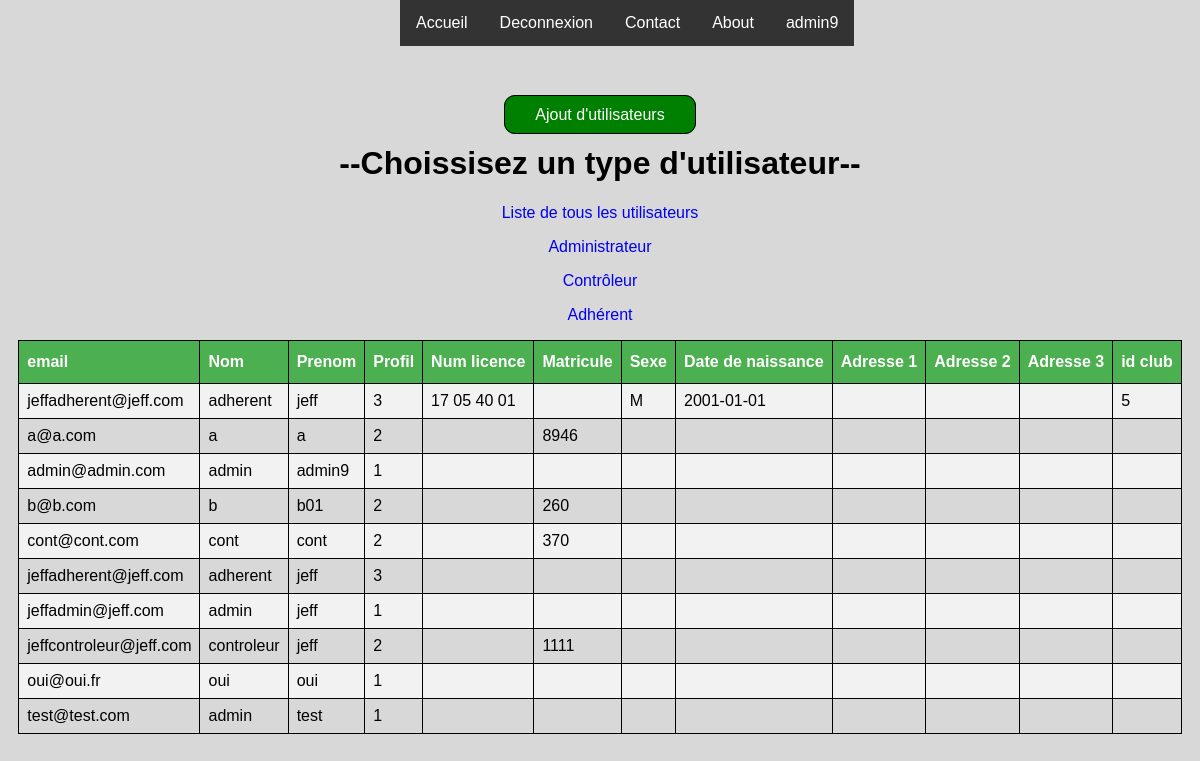
The app's page /gestion/gestion_utilisateur.php (signed in), older data.
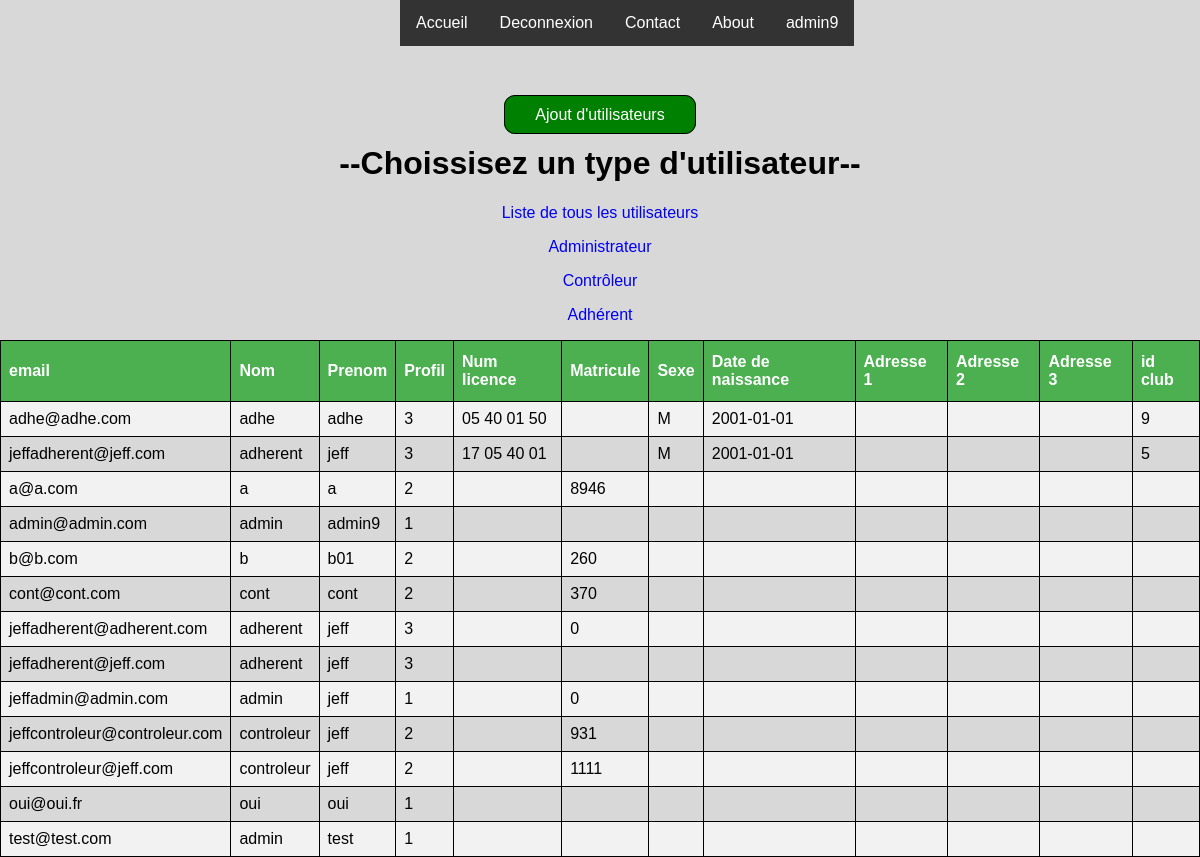
The same page, newer data.
### tables this page shows
CREATE TABLE `adherent` (
  `email_util` varchar(50) NOT NULL,
  `lic_adh` varchar(50) NOT NULL,
  `sexe_adh` varchar(1) NOT NULL,
  `date_naissance_adh` date NOT NULL,
  `adr1_adh` varchar(50) NOT NULL,
  `adr2_adh` varchar(50) NOT NULL,
  `adr3_adh` varchar(50) NOT NULL,
  `id_club` int(11) NOT NULL
);

CREATE TABLE `utilisateur` (
  `email_util` varchar(50) NOT NULL,
  `password_util` varchar(255) NOT NULL,
  `nom_util` varchar(50) NOT NULL,
  `prenom_util` varchar(50) NOT NULL,
  `statut_util` varchar(1) NOT NULL,
  `matricule_cont` varchar(10) NOT NULL,
  `id_type_util` int(11) NOT NULL
);

### DAO/DAO.php (called while the page is built, shortened)
<?php
class DAO {
  function __construct() {
    $dsn = 'mysql:host=' . DB_HOST . ';dbname=' . DB_NAME;
    try {
      $pdo = new PDO($dsn, DB_USER, DB_PASSWORD, array(PDO::MYSQL_ATTR_INIT_COMMAND => "SET NAMES utf8"));
      $pdo->setAttribute(PDO::ATTR_ERRMODE, PDO::ERRMODE_EXCEPTION);
    } catch (PDOException $e) {
      throw new Exception("Erreur lors de la connexion : " . $e->getMessage());
    }
    $this->pdo = $pdo;
  }
}

### DAO/adherentDAO.php (called while the page is built, shortened)
<?php
require_once('DAO.php');
require_once('adherent.php');
Class AdherentDAO extends DAO {
    public function findAll() {
        $sql = "SELECT * FROM adherent,utilisateur WHERE adherent.email_util = utilisateur.email_util";
        try {
            $sth = $this->pdo->prepare($sql);
            $sth->execute();
            $rows = $sth->fetchAll(PDO::FETCH_ASSOC);
        } catch (PDOException $e) {
            throw new Exception("Erreur lors de la requête SQL : " . $e->getMessage());
        }
        $adherents = array();
        foreach ($rows as $row) {
            $adherents[] = new Adherent($row);
        }
        return $adherents;
    }
}

### DAO/adherent.php (called while the page is built, shortened)
<?php
class Adherent {
  	private $email_util;
	private $lic_adh;
	private $sexe_adh;
	private $date_naissance_adh;
	private $id_club;
	private $nom_util;
	private $prenom_util;
	private $id_type_util;
    public function __construct(array $row) {
	$this->email_util = $row['email_util'];
	$this->nom_util = $row['nom_util'];
	$this->prenom_util = $row['prenom_util'];
	$this->id_type_util = $row['id_type_util'];
    $this->lic_adh = $row['lic_adh'];
    $this->sexe_adh = $row['sexe_adh'];
	$this->date_naissance_adh = $row['date_naissance_adh'];
    $this->id_club = $row['id_club'];
		}
		public function get_email_util(){
			return $this->email_util;
		}
		public function get_lic_adh(){
			return $this->lic_adh;
		}
		public function get_sexe_adh(){
			return $this->sexe_adh;
		}
		public function get_date_naissance_adh(){
			return $this->date_naissance_adh;
		}
		public function get_id_club(){
		  return $this->id_club;
		}
		public function get_nom_util(){
			return $this->nom_util;
		}
		public function get_prenom_util(){
			return $this->prenom_util;
		}
		public function get_id_type_util(){
			return $this->id_type_util;
		}
}

### DAO/utilisateurDAO.php (called while the page is built, shortened)
<?php
require_once('DAO.php');
require_once('utilisateur.php');
Class utilisateurDAO extends DAO {
    public function findAll() {
        $sql = "SELECT * FROM utilisateur";
        try {
            $sth = $this->pdo->prepare($sql);
            $sth->execute();
            $rows = $sth->fetchAll(PDO::FETCH_ASSOC);
        } catch (PDOException $e) {
            throw new Exception("Erreur lors de la requête SQL : " . $e->getMessage());
        }
        $utilisateurs = array();
        foreach ($rows as $row) {
            $utilisateurs[] = new utilisateur($row);
        }
        return $utilisateurs;
    }
}

### DAO/utilisateur.php (called while the page is built, shortened)
<?php
class utilisateur {
    private $email_util;
    private $nom_util;
    private $prenom_util;
		private $id_type_util;
		private $statut_util;
		private $matricule_cont;
    public function __construct(array $row) {
        $this->email_util = $row['email_util'];
        $this->nom_util = $row['nom_util'];
        $this->prenom_util = $row['prenom_util'];
				$this->id_type_util = $row['id_type_util'];
				$this->statut_util = $row['statut_util'];
				$this->matricule_cont = $row['matricule_cont'];
    }
    public function get_email_util(){
		return $this->email_util;
	}
	public function get_nom_util(){
		return $this->nom_util;
	}
	public function get_prenom_util(){
		return $this->prenom_util;
	}
	public function get_id_type_util(){
		return $this->id_type_util;
	}
		public function get_statut_util()
		{
				return $this->statut_util;
		}
		public function get_matricule_cont()
		{
				return $this->matricule_cont;
		}
}

### gestion/gestion_utilisateur.php (the view, shortened to what this page needs)
<?php
if($_SESSION['id_type_util'] == 1){
?>
<!DOCTYPE html>
<html lang="fr">
<head>
  <link rel="stylesheet" href="../css/styles.css" type="text/css" />
</head>
<body>
<div class="menu">
    <ul>
    <li><a  href="index">Accueil</a></li>
    <?php if(!isset($_SESSION['email_util'])) { ?>
    <li><a class="active" href="../connexion">Connexion</a></li>
    <?php }else{ ?>
    <li><a href="../deconnexion">Deconnexion</a></li>
    <?php } ?>
    <li><a href="../#contact">Contact</a></li>
    <li><a  href="../#about">About</a></li>
    <?php if(isset($_SESSION['email_util'])) { ?>
    <li><a href="../profil?mail=<?php echo $_SESSION['email_util'] ?>"><?php echo $_SESSION['prenom_util']; ?></a></li>
    <?php } ?>
    </ul>
    </div>
<?php
$dao = new utilisateurDAO();
$utilisateurs = $dao->findAll();
$dao2 = new adherentDAO();
$adherents = $dao2->findAll();
$choixutil = isset($_GET['choixutil']) ? $_GET['choixutil']: null ;
?>
<br><br><br><br><br>
<center>
<p><a class='lien' href="../ajouter">Ajout d'utilisateurs</a></p>
<h1>--Choissisez un type d'utilisateur--</h1>
<p><a href="gestion_utilisateur.php">Liste de tous les utilisateurs</a></p>
<p><a href="gestion_utilisateur.php?choixutil=1">Administrateur</a></p>
<p><a href="gestion_utilisateur.php?choixutil=2">Contrôleur</a></p>
<p><a href="gestion_utilisateur.php?choixutil=3">Adhérent</a></p>
<?php
if ($choixutil === '1') { ?>
  <table>
  <tr><th>email</th><th>Nom</th><th>Prenom</th><th>Profil</th><th>Modifier</th><th>Supprimer</th></tr>
  <?php
    foreach ($utilisateurs as $utilisateur) {
      if($utilisateur->get_statut_util() == 0){
        if($utilisateur->get_matricule_cont() == 0){
          if($utilisateur->get_id_type_util() == 1){
          echo "<tr>";
          echo "<td>".$utilisateur->get_email_util()."</td>";
          echo "<td>".$utilisateur->get_nom_util()."</td>";
          echo "<td>".$utilisateur->get_prenom_util()."</td>";
          echo "<td>".$utilisateur->get_id_type_util()."</td>";
          echo "<td><a href='modification_utilisateur?email=".$utilisateur->get_email_util()."'>modifier</a></td>";
          echo "<td><a href='désactiver_utilisateur.php?email_util=".$utilisateur->get_email_util()."'>Supprimer</td>";
          echo "</tr>";
          }
        }
      }
  }
    } else { ?>
    <table>
    <tr><th>email</th><th>Nom</th><th>Prenom</th><th>Profil</th><th>Num licence</th><th>Matricule</th><th>Sexe</th><th>Date de naissance</th><th>Adresse 1</th><th>Adresse 2</th>
    <th>Adresse 3</th><th>id club</th></tr>
    <?php
      foreach ($adherents as $adherent) {
          echo "<tr>";
          echo "<td>".$adherent->get_email_util()."</td>";
          echo "<td>".$adherent->get_nom_util()."</td>";
          echo "<td>".$adherent->get_prenom_util()."</td>";
          echo "<td>".$adherent->get_id_type_util()."</td>";
          echo "<td>".$adherent->get_lic_adh()."</td>";
          echo "<td></td>";
          echo "<td>".$adherent->get_sexe_adh()."</td>";
          echo "<td>".$adherent->get_date_naissance_adh()."</td>";
          echo "<td>".$adherent->get_adr1_adh()."</td>";
          echo "<td>".$adherent->get_adr2_adh()."</td>";
          echo "<td>".$adherent->get_adr3_adh()."</td>";
          echo "<td>".$adherent->get_id_club()."</td>";
          echo "</tr>";
      }
      foreach ($utilisateurs as $utilisateur) {
        if($utilisateur->get_statut_util() == 0){
              echo "<tr>";
              echo "<td>".$utilisateur->get_email_util()."</td>";
              echo "<td>".$utilisateur->get_nom_util()."</td>";
              echo "<td>".$utilisateur->get_prenom_util()."</td>";
              echo "<td>".$utilisateur->get_id_type_util()."</td>";
              echo "<td></td>";
              echo "<td>".$utilisateur->get_matricule_cont()."</td>";
              echo "<td></td>";
              echo "<td></td>";
              echo "<td></td>";
              echo "<td></td>";
              echo "<td></td>";
              echo "<td></td>";
              echo "</tr>";
          }
        }
      }
    }
else{
header('location: ../profil?mail='.$_SESSION['email_util'].'');
}
?>
</table>
</center>
</body>
</html>

### css/styles.css (style rules this page uses)
td, th { border: 1px solid #ddd; padding: 8px; }
tr:nth-child(even) { background-color: #f2f2f2; }
th { padding-top: 12px; padding-bottom: 12px; text-align: left; background-color: #4CAF50; color: white; }
body { margin:0; }
body { background: #d8d8d8; font-family: Verdana, Geneva, sans-serif; }
.menu { margin: 0 auto; width: 400px; }
a:link { text-decoration: none; }
.menu ul { list-style-type: none; margin: 0; padding: 0; overflow: hidden; background-color: #333; position: fixed; top: 0; }
.menu li { float: left; }
.menu li a { display: block; color: white; text-align: center; padding: 14px 16px; text-decoration: none; }
table, th, td { border-style: solid; border-width: 1px; border-color: black; border-collapse: collapse; }
.lien { border: 1px solid #000; padding: 10px 30px; margin-block-end: auto; background: green; color: white; font-family: Montserrat,sans-serif; text-decoration: none; -webkit-border-radius: 11px; -moz-border-radius: 11px; border-radius: 11px; margin-block-end: 5px; }

Row changes from the older to the newer data that the page shows:
no longer on this page (row edited): utilisateur: email_util "jeffadmin@jeff.com", nom_util "admin", prenom_util "jeff", id_type_util "1"
added adherent: email_util.email_util "adhe@adhe.com", email_util.nom_util "adhe", email_util.prenom_util "adhe", email_util.id_type_util "3", lic_adh "05 40 01 50", sexe_adh "M", date_naissance_adh "2001-01-01", id_club "9"
added utilisateur: email_util "jeffadherent@adherent.com", nom_util "adherent", prenom_util "jeff", id_type_util "3", matricule_cont "0"
added utilisateur: email_util "jeffadmin@admin.com", nom_util "admin", prenom_util "jeff", id_type_util "1", matricule_cont "0"
added utilisateur: email_util "jeffcontroleur@controleur.com", nom_util "controleur", prenom_util "jeff", id_type_util "2", matricule_cont "931"
